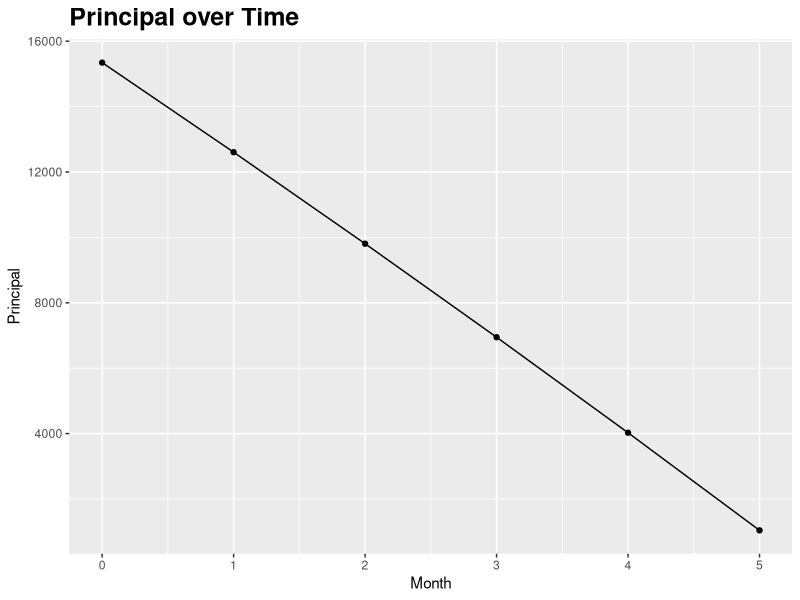

Generate this figure with R:
#########################################################################
#########################################################################
######### Debt Payoff Calculator  #######################################
######### (c) 2022 Thomas Cushman #######################################
#########################################################################
#########################################################################

#Set up the environment
require(tidyverse)
require(data.table)
gc()
cat("\014")
rm(list = ls())

#1: Set principal as p
p <- 15020.28

#2: Set APY as i represented as full decimal percentage
i <- 25.99

#3: Set desired monthly payment as pmt
pmt <- 3007

#Now run and enjoy the output
cnt <- 0
tot_interest <- 0

#All the calculation goodness
i <- i/100
while (p > 0) {
  tot_interest <- tot_interest + ((i/12)*p)
  p <- p + ((i/12)*p)
  if (exists("payoff_table")) {
    month <- cnt
    rem_principal <- p
    payoff_table <- add_row(payoff_table, month = cnt, rem_principal = p)
  } else {
    month <- cnt
    rem_principal <- p
    payoff_table <- tibble(month, rem_principal)
  }
  if (p < pmt) {
    final_p <- round(p, 2)
  }
  p <- p - pmt
  cnt <- cnt + 1
}

#Output variable parsing/reformatting
tot_interest <- round(tot_interest, 2)
final_pmt <- round(as.double(payoff_table[cnt, "rem_principal"]), 2)
final_month <- cnt + 1
rem_principal <- round(rem_principal, 2)
payoff_table$rem_principal <- round(payoff_table$rem_principal, 2)

#Uncomment below section if you would like payoff_table as data.table in addition to tibble
#payoff_table <- as.data.table(payoff_table)
#payoff_tibble <- as_tibble(payoff_table)

#Final output code
index <- 1
for (index in 1:nrow(payoff_table)) {
  print(sprintf("Month %i remaining balance: $%.2f",index-1, payoff_table$rem_principal[index]))
}

print(sprintf("Your debt will be paid off in %i months", index))

print(sprintf("Total interest paid will be $%.2f", tot_interest))

line_plot <- ggplot(data=payoff_table, aes(x=month, y=rem_principal, group=1))
line_plot <- line_plot + geom_line()
line_plot <- line_plot + geom_point()
line_plot <- line_plot + ggtitle("Principal over Time") + xlab("Month") + ylab("Principal")
line_plot <- line_plot + theme(plot.title = element_text(face = "bold", size = 18))
line_plot

#Uncomment to save plot to working directory
#ggsave("rem_principal_plot.png", width = 5, height = 4, dpi = 300)
